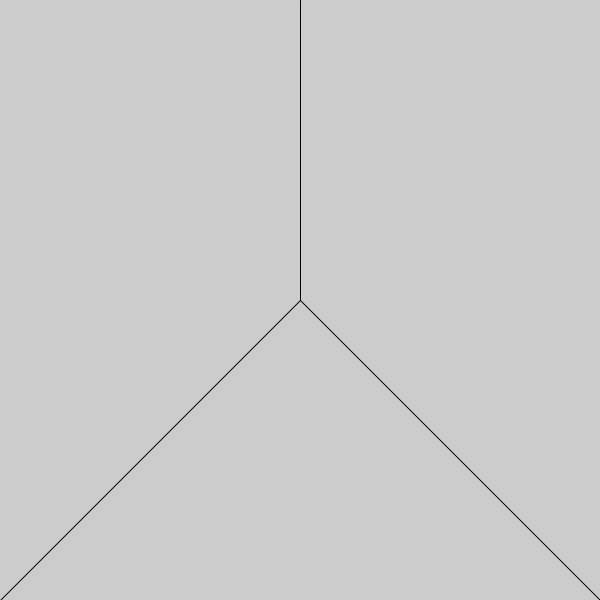
Frame 1 (no input)
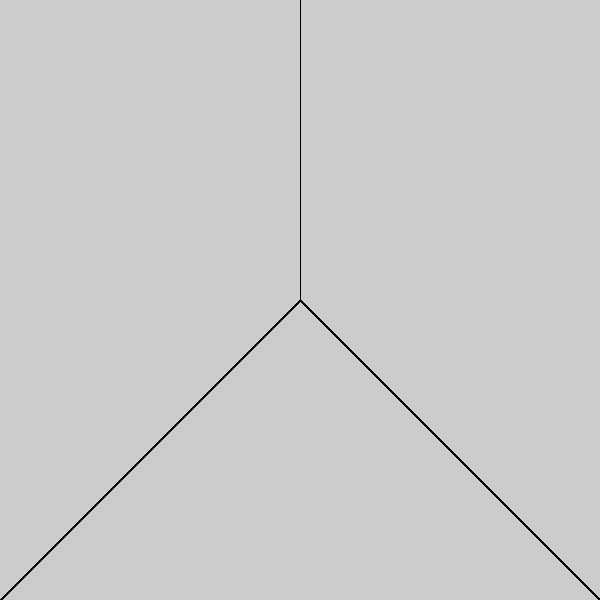
Frame 60 (the mouse pressed at the canvas centre just before this capture)
Frame 120 (the mouse held since frame 60 and released just before this capture): identical to frame 60, image omitted

The Processing sketch that drew these frames (run headless with seeded random() and noise(); from frame 60 on, the mouse is pressed at the canvas centre):

// Processing sketch: exercise_4_4
// ── exercise_4_4.pde
void setup()
{
  size(600, 600);
}

void draw()
{
  //draw_pic1();
  draw_pic2();
  //draw_pic3();
}

void draw_pic1()
{
  background(255);
  int x1, x2, x3, x4, y1, y2, y3, y4;
  x1 = x3 = 150; x2 = x4 = 450;
  y1 = y2 = 150; y3 = y4 = 450;
  stroke(0);
  fill(175);
  ellipse(x1, y1, 200, 200);
  stroke(0);
  fill(175);
  ellipse(x2, y2, 200, 200);
  stroke(0);
  fill(175);
  ellipse(x3, y3, 200, 200);
  stroke(0);
  fill(175);
  ellipse(x4, y4, 200, 200);
}

void draw_pic2()
{
  int x0, y0;
  x0=300; y0=300;
  line(x0, 0, x0, y0);
  line(x0, y0, 0, 600);
  line(x0, y0, 600, 600);
}

void draw_pic3()
{
  
}
